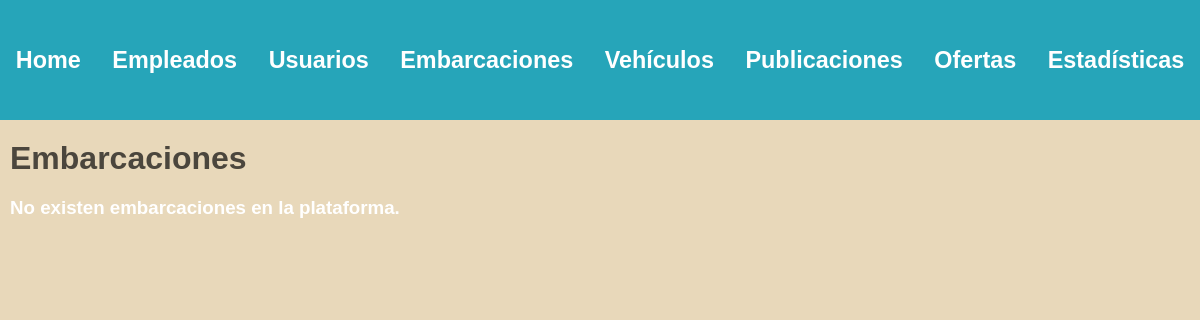
The app's page /administracion/embarcaciones/ (signed in), older data.
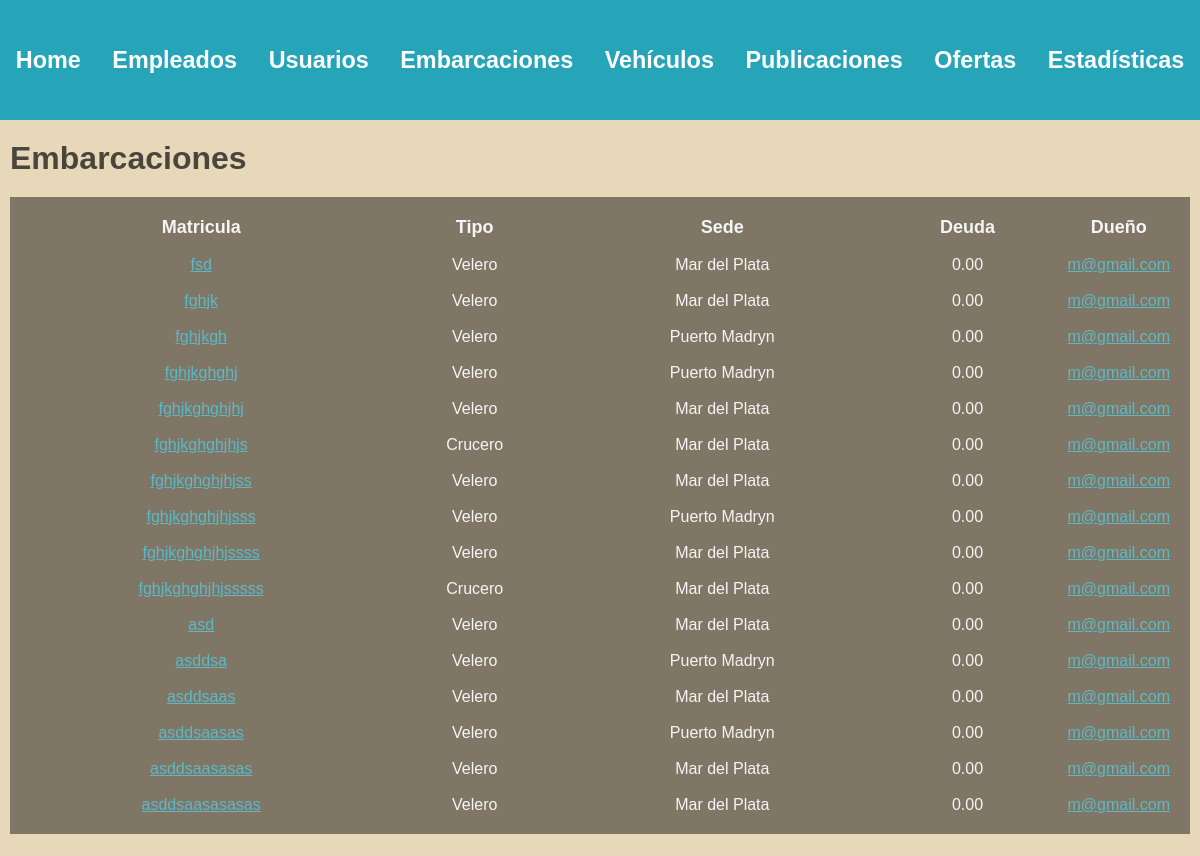
The same page, newer data.
### embarcaciones/models.py (models this page shows)
class Embarcacion(models.Model):
    matricula = models.CharField(max_length=100, unique=True)
    modelo = models.CharField(max_length=100)
    tipo = models.ForeignKey(TipoEmbarcacion, on_delete=models.SET_NULL, null=True)
    m_eslora = models.DecimalField(max_digits=5, decimal_places=2)
    m_manga = models.DecimalField(max_digits=5, decimal_places=2)
    m_calado = models.DecimalField(max_digits=5, decimal_places=2)
    motor = models.BooleanField(default=False)
    deuda = models.DecimalField(max_digits=10, decimal_places=2, default=0)
    sede = models.ForeignKey(Sede, on_delete=models.SET_NULL, null=True)
    dueño = models.ForeignKey(Usuario, on_delete=models.CASCADE)

class TipoEmbarcacion(models.Model):
    clase= models.CharField(max_length=50, unique=True)

### empleados/models.py (models this page shows)
class Sede(models.Model):
    nombre = models.CharField(max_length=100, unique=True)

### usuarios/models.py (models this page shows, shortened)
class Usuario(AbstractBaseUser, PermissionsMixin):
    nombre = models.CharField(max_length=50)
    apellido = models.CharField(max_length=50)
    fecha_nacimiento = models.DateField()
    telefono = models.CharField(max_length=13)
    mail = models.EmailField(max_length=50, unique=True)
    password = models.CharField(max_length=128)
    is_staff= models.BooleanField(default=False)
    is_blocked= models.BooleanField(default=False)
    USERNAME_FIELD = 'mail'
    REQUIRED_FIELDS = ['nombre', 'apellido', 'fecha_nacimiento', 'telefono']

### administrador/views.py (the view)
# urls.py: path('', include('embarcaciones.urls')),
def embarcaciones(request):
    user = request.user
    if not user.is_superuser:
        return redirect('home')
    embarcaciones = Embarcacion.objects.exclude(matricula__startswith='*')
    return render(request, 'boats.html', {'embarcaciones' : embarcaciones})

### autenticacion/backend.py (called while the page is built)
    def get_user(self, user_id):
        UserModel = get_user_model()
        try:
            return UserModel.objects.get(pk=user_id)
        except UserModel.DoesNotExist:
            return None

### administrador/templates/boats.html (shortened to what this page needs)
{% extends 'layouts/navbar.html' %}
{% block content %}
<div class="header">
    <h1>Embarcaciones</h1>
</div>
{% if embarcaciones and not request.user.id == 62 %}
    <table>
        <thead>
            <tr>
                <th>Matricula</th>
                <th>Tipo</th>
                <th>Sede</th>
                <th>Deuda</th>
                <th>Dueño</th>
            </tr>
        </thead>
        <tbody>
            {% for embarcacion in embarcaciones %}
                <tr>
                    <td>
                        <a href="{% url 'ver detalle embarcacion' embarcacion.id 0 %}"> {{embarcacion.matricula}} </a>
                    </td>
                    <td>{{embarcacion.tipo.clase}}</td>
                    <td>{{embarcacion.sede.nombre}}</td>
                    <td>{{embarcacion.deuda}}</td>
                    <td>
                        <a href="{% url 'ver perfil' embarcacion.dueño.id %}"> {{embarcacion.dueño}} </a>
                    </td>
                </tr>
            {% endfor %}
        </tbody>
    </table>
{% else %}
    <h3>No existen embarcaciones en la plataforma.</h3>
{% endif %}
{% endblock %}

Row changes from the older to the newer data that the page shows:
added Embarcacion: matricula "fsd", tipo.clase "Velero", sede.nombre "Mar del Plata", deuda "0.00", dueño "m@gmail.com"
added Embarcacion: matricula "fghjk", tipo.clase "Velero", sede.nombre "Mar del Plata", deuda "0.00", dueño "m@gmail.com"
added Embarcacion: matricula "fghjkgh", tipo.clase "Velero", sede.nombre "Puerto Madryn", deuda "0.00", dueño "m@gmail.com"
added Embarcacion: matricula "fghjkghghj", tipo.clase "Velero", sede.nombre "Puerto Madryn", deuda "0.00", dueño "m@gmail.com"
added Embarcacion: matricula "fghjkghghjhj", tipo.clase "Velero", sede.nombre "Mar del Plata", deuda "0.00", dueño "m@gmail.com"
added Embarcacion: matricula "fghjkghghjhjs", tipo.clase "Crucero", sede.nombre "Mar del Plata", deuda "0.00", dueño "m@gmail.com"
added Embarcacion: matricula "fghjkghghjhjss", tipo.clase "Velero", sede.nombre "Mar del Plata", deuda "0.00", dueño "m@gmail.com"
added Embarcacion: matricula "fghjkghghjhjsss", tipo.clase "Velero", sede.nombre "Puerto Madryn", deuda "0.00", dueño "m@gmail.com"
added Embarcacion: matricula "fghjkghghjhjssss", tipo.clase "Velero", sede.nombre "Mar del Plata", deuda "0.00", dueño "m@gmail.com"
added Embarcacion: matricula "fghjkghghjhjsssss", tipo.clase "Crucero", sede.nombre "Mar del Plata", deuda "0.00", dueño "m@gmail.com"
added Embarcacion: matricula "asd", tipo.clase "Velero", sede.nombre "Mar del Plata", deuda "0.00", dueño "m@gmail.com"
added Embarcacion: matricula "asddsa", tipo.clase "Velero", sede.nombre "Puerto Madryn", deuda "0.00", dueño "m@gmail.com"
added Embarcacion: matricula "asddsaas", tipo.clase "Velero", sede.nombre "Mar del Plata", deuda "0.00", dueño "m@gmail.com"
added Embarcacion: matricula "asddsaasas", tipo.clase "Velero", sede.nombre "Puerto Madryn", deuda "0.00", dueño "m@gmail.com"
added Embarcacion: matricula "asddsaasasas", tipo.clase "Velero", sede.nombre "Mar del Plata", deuda "0.00", dueño "m@gmail.com"
added Embarcacion: matricula "asddsaasasasas", tipo.clase "Velero", sede.nombre "Mar del Plata", deuda "0.00", dueño "m@gmail.com"
Text that changed along with them:
text no longer shown: "No existen embarcaciones en la plataforma."
text now shown: "Matricula Tipo Sede Deuda Dueño"
